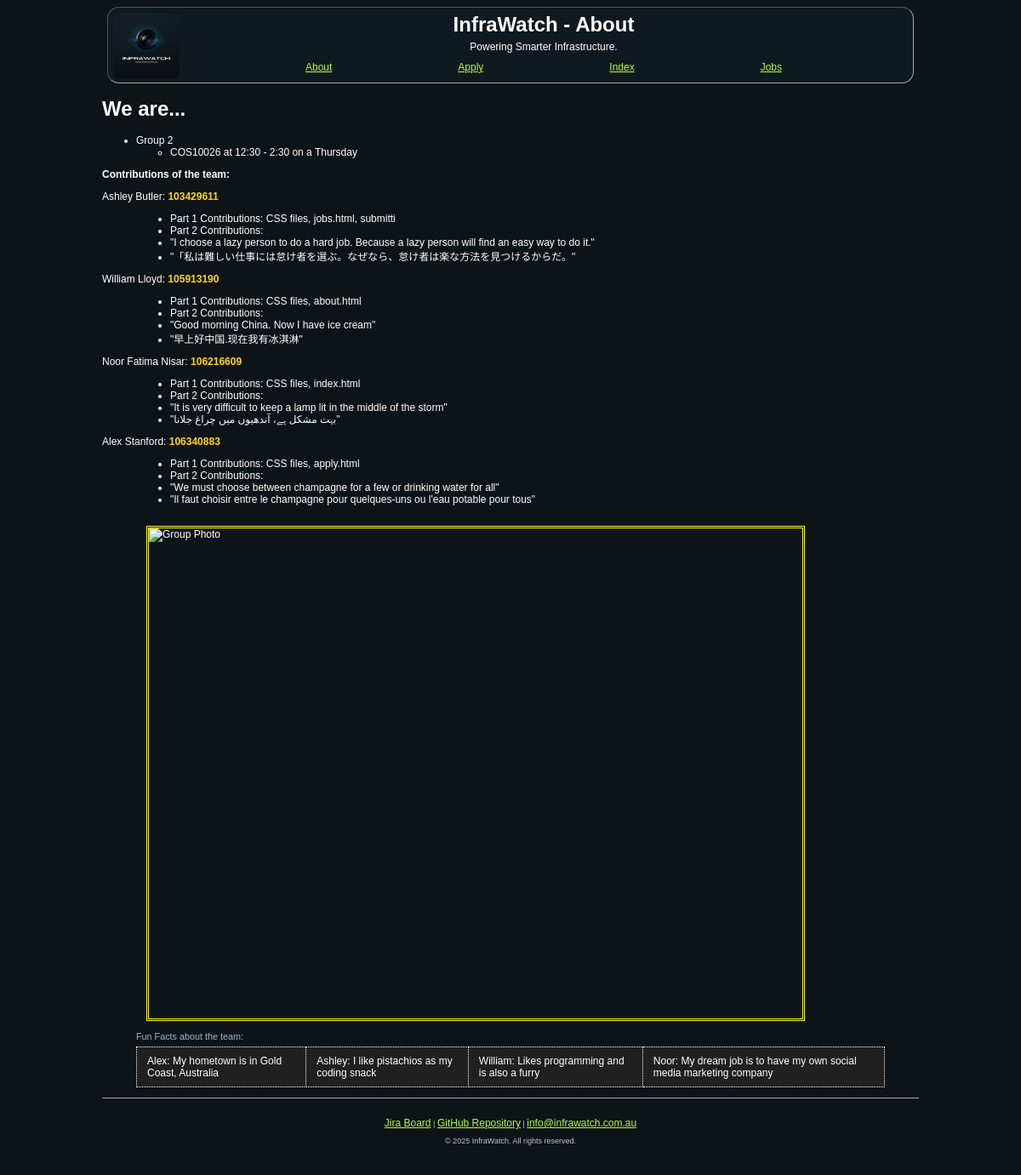
The page /about.php on the database as committed earlier.
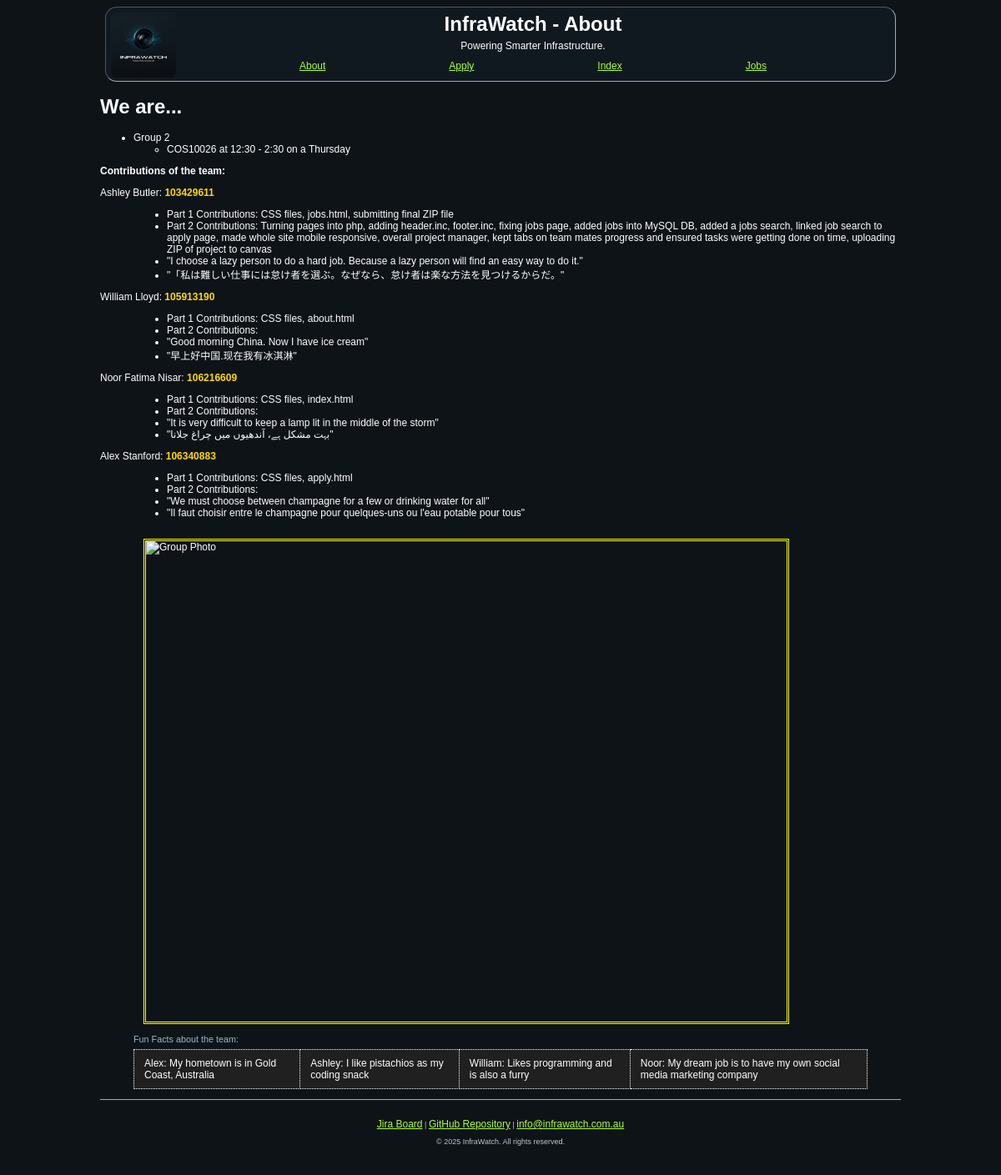
The same page on the database as committed later.
### tables this page shows
CREATE TABLE `contributions` (
  `firstname` varchar(20) NOT NULL,
  `lastname` varchar(20) NOT NULL,
  `studentid` int(11) NOT NULL,
  `part_1_contributions` text NOT NULL,
  `part_2_contributions` text DEFAULT NULL,
  `quote` varchar(200) NOT NULL,
  `quote_in_different_lang` varchar(200) NOT NULL
);

### about.php (the view, shortened to what this page needs)
<!DOCTYPE html>
<html lang="en">
<head>
    <link rel="stylesheet" href="styles/styles.css">
</head>
<body>
<?php $page_title = "About";
    include 'header.inc'; ?>
    <h1>We are...</h1>
    <ul>
        <li>Group 2</li>
        <ul>
            <li>COS10026 at 12:30 - 2:30 on a Thursday</li>
        </ul>
    </ul>
    <h2>Contributions of the team:</h2>
    <dl>
    <?php
        $conn = mysqli_connect($host, $username, $password, $database);
        if(!$conn) {
            echo "<p> Database connection failed". mysqli_connect_error(). "</p>";
        }
        else {
            $sql = "SELECT firstname, lastname, studentid, part_1_contributions, part_2_contributions, quote, quote_in_different_lang FROM contributions";
            $result = mysqli_query($conn, $sql);
            if($result && mysqli_num_rows($result) > 0){
                while($row = mysqli_fetch_assoc($result)){
                    $firstname = htmlspecialchars($row['firstname']);
                    $lastname = htmlspecialchars($row['lastname']);
                    $studentid = htmlspecialchars($row['studentid']);
                    $part_1_contributions = htmlspecialchars($row['part_1_contributions']);
                    $part_2_contributions = htmlspecialchars($row['part_2_contributions']);
                    $quote = htmlspecialchars($row['quote']);
                    $quote_in_different_lang = htmlspecialchars($row['quote_in_different_lang']);
                    echo "
                        <dt>$firstname $lastname: <span class=\"studentid\">$studentid</span></dt>
                        <dd>
                        <ul>
                            <li>Part 1 Contributions: $part_1_contributions</li>
                            <li>Part 2 Contributions: $part_2_contributions</li>
                            <li>\"$quote\"</li>
                            <li>\"$quote_in_different_lang\"</li>
                        </ul>
                    <dd>
                    ";
                };
            };
        }
    ?>
    </dl>
    <figure>
        <img src = "images/groupphoto.png" alt="Group Photo" width="400" height="300" id="groupphoto">
        <figcaption>
            <table>
                <caption>Fun Facts about the team:</caption>
                <tr>
                    <td>
                        Alex: My hometown is in Gold Coast, Australia
                    </td>
                    <td>
                        Ashley: I like pistachios as my coding snack
                    </td>
                    <td>
                        William: Likes programming and is also a furry
                    </td>
                    <td>
                        Noor: My dream job is to have my own social media marketing company
                    </td>
                </tr>
            </table>
        </figcaption>
    </figure>
        <?php include 'footer.inc'; ?>
</body>

Rows that differ between the two databases and show on the page:
changed contributions "Ashley": part_1_contributions "CSS files, jobs.html, submitti" → "CSS files, jobs.html, submitting final ZIP file"; part_2_contributions (not shown) → "Turning pages into php, adding header.inc, footer.inc, fixing jobs page, added jobs into MySQL DB, added a jobs search, linked job search to apply page, made whole site mobile responsive, overall project manager, kept tabs on team mates progress and ensured tasks were getting done on time, uploading ZIP of project to canvas"
